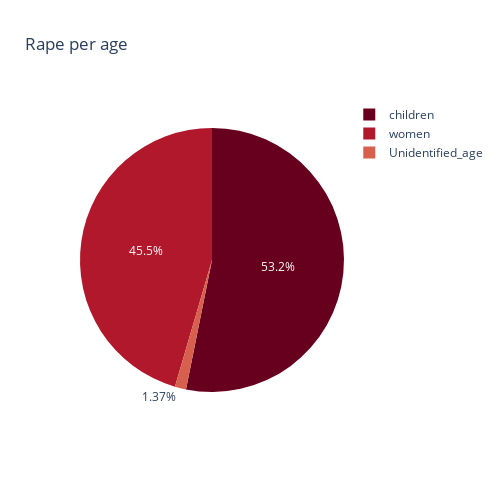

The code cell stored with this chart in its notebook:
### Code cell
gl_sum = pd.DataFrame(rt.sum(numeric_only = True),).T[["children","women","Unidentified_age"]]
gl_sum=gl_sum.T
sns.set(rc={'figure.figsize':(10,10)})
fig = px.pie(gl_sum, values=0, names=gl_sum.index, title='Rape per age-gender group', color_discrete_sequence=px.colors.sequential.RdBu,width=500, height=500)
fig.show()

### Figure 1 — Plotly figure (JSON) as saved in the notebook; plotly's stock layout.template omitted (floating-point values rounded to 4 significant figures)
{"data": [{"domain": {"x": [0, 1], "y": [0, 1]}, "hovertemplate": "index=%{label}<br>0=%{value}<extra></extra>", "labels": ["children", "women", "Unidentified_age"], "legendgroup": "", "name": "", "showlegend": true, "type": "pie", "values": [9392, 8033, 242]}], "layout": {"height": 500, "legend": {"tracegroupgap": 0}, "piecolorway": ["rgb(103,0,31)", "rgb(178,24,43)", "rgb(214,96,77)", "rgb(244,165,130)", "rgb(253,219,199)", "rgb(247,247,247)", "rgb(209,229,240)", "rgb(146,197,222)", "rgb(67,147,195)", "rgb(33,102,172)", "rgb(5,48,97)"], "title": {"text": "Rape per age"}, "width": 500}}
